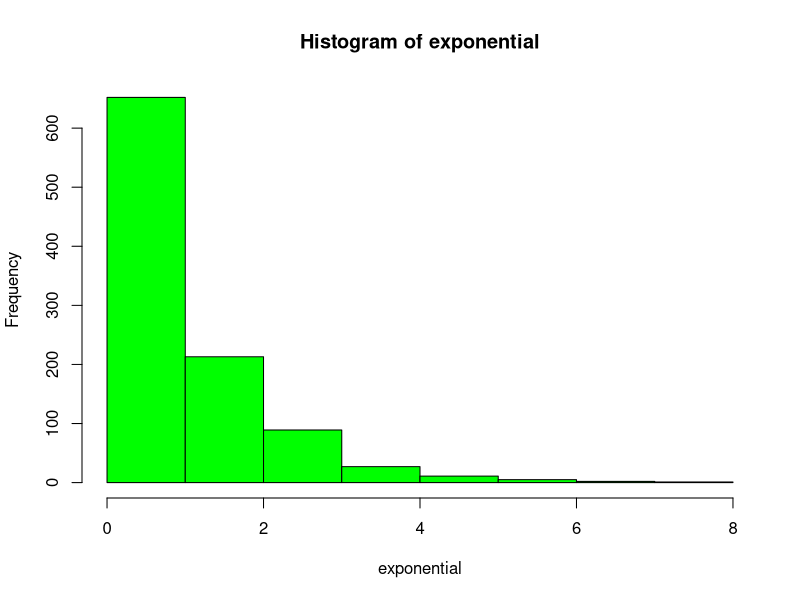
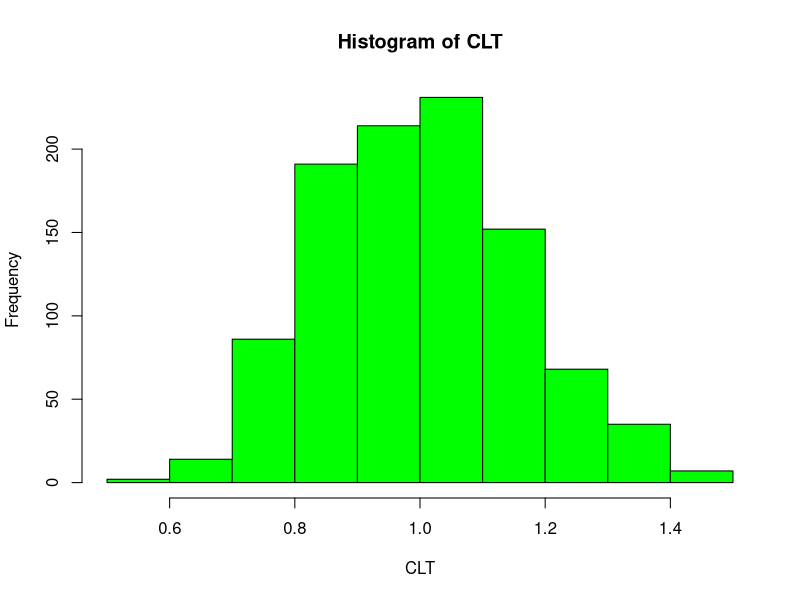

These charts were generated, in order, by the following R code:
## ---- chunk 1
exponential <- rexp(1000)
CLT <- NULL
for (i in 1 : 1000) CLT <- c(CLT, mean(rexp(40)))
mean(exponential)
mean(CLT)
## ---- chunk 2
hist(exponential, col = "green")
hist(CLT, col="green")
